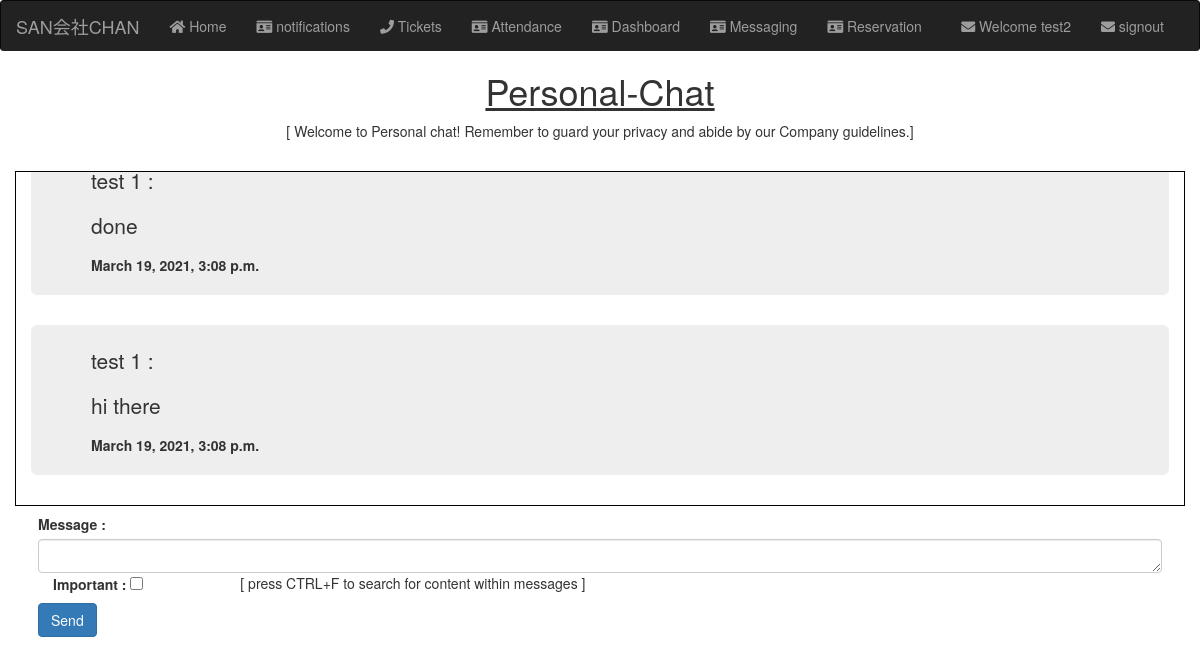
The app's page /message/chat/1 (signed in), older data.
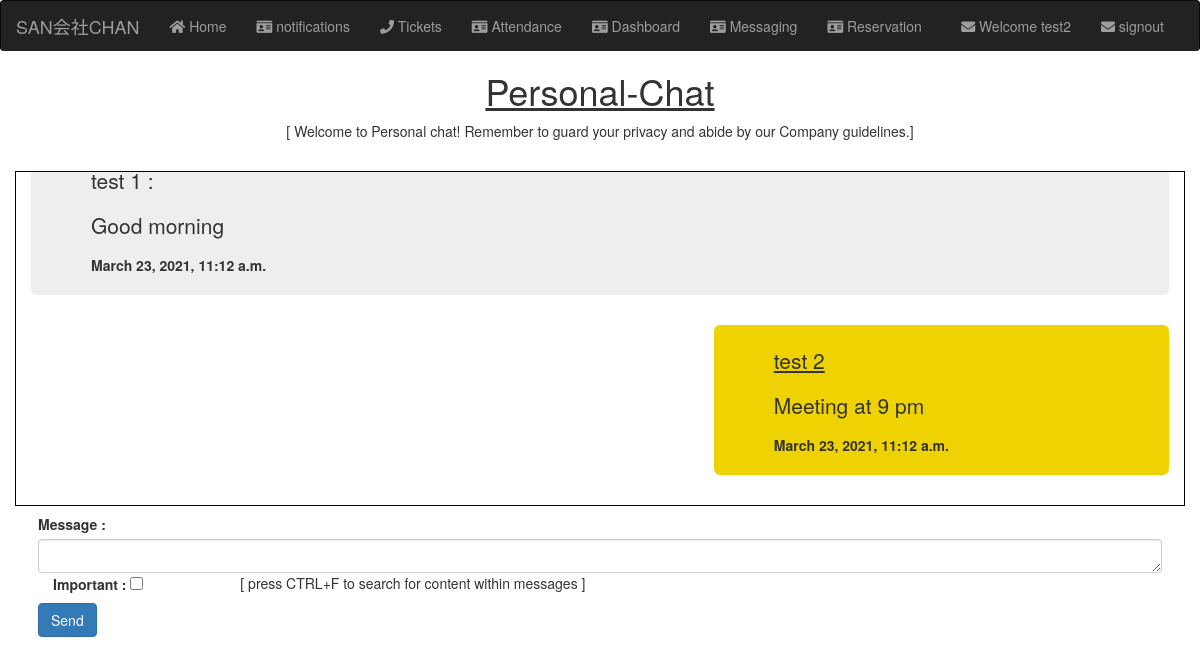
The same page, newer data.
### messaging/models.py (models this page shows)
class Messaging(models.Model):
    user = models.ForeignKey(User, on_delete=models.CASCADE, related_name= "emp_messaging")
    user_profile = models.ForeignKey(user_profile, on_delete=models.CASCADE , related_name= "user_profile_messaging")
    employee = models.ForeignKey(Employee, on_delete=models.CASCADE , related_name= "emp_messaging")
    message = models.TextField(max_length=300)
    sender = models.ForeignKey(Employee, on_delete=models.CASCADE , related_name= "emp_sender_messaging")
    reciever = models.ForeignKey(Employee, on_delete=models.CASCADE , related_name= "emp_reciever_messaging" , blank=True , null=True)
    created_at = models.DateTimeField(auto_now_add=True)
    important = models.BooleanField(blank = True, null=True)
    def __str__(self):
        name = str(self.sender) +' ' +  str(self.message)[0:10]
        return str(name)

### structure/models.py (models this page shows, shortened)
class Employee(models.Model):
    user_profile = models.ForeignKey(user_profile, on_delete=models.CASCADE, null=True, blank=True )
    emp_no = models.IntegerField( primary_key=True)
    birth_date = models.DateField()
    first_name = models.CharField(max_length=14)
    last_name = models.CharField(max_length=16)
    gender = models.CharField(max_length=1)
    hire_date = models.DateField()
    address = models.TextField(max_length=100, blank = True, null=True, default="NAN")
    class Meta:
        verbose_name = ('employee')
        verbose_name_plural = ('employees')
    def __str__(self):
        return "{} {}".format(self.first_name, self.last_name)

### messaging/views.py (the view, shortened to what this page needs)
# urls.py: path('chat/<int:pk>', views.chat , name = "chat"),
def chat(request,pk):
    sender_msg = Messaging.objects.all().filter(reciever__user_profile__user=request.user , sender__emp_no = pk)
    reciever_msg = Messaging.objects.all().filter(sender__user_profile__user=request.user , reciever__emp_no = pk)
    curr_user = request.user
    curr_user_emp = Employee.objects.get(user_profile__email = curr_user.email)
    result_list = sorted(
    chain(sender_msg, reciever_msg),
    key=attrgetter('created_at') , reverse=True)
    print('sender msg ', curr_user)
    print('reciever msg ', curr_user_emp)
    print(result_list)
    context = {
        'curr_user' : curr_user ,
        'curr_user_employee' : curr_user_emp ,
        'msg_list' : result_list ,
    }
    return render(request,'messaging/chat.html' , context)

### templates/messaging/chat.html (shortened to what this page needs)
<!DOCTYPE html>
{% extends "base.html" %}
{% load static %}
{% block body %}
<h1  style="text-align: center; padding:0px ;"> <u> Personal-Chat </u> </h1>
    <p style="text-align: center;  padding:0px ;">[ Welcome to Personal chat! Remember to guard your privacy and abide by our Company guidelines.]</p> <br>
    <div class="container msg-div" style="border: 1px solid black;">
    {% for items in msg_list %}
            {% if items.sender == curr_user_employee %}
                {% if items.important == True %}
                    <div class="jumbotron chat-jumbotron-right" style= "background-color:#eed202;">
                            <p> <u> {{items.sender}}  </u> </p>
                            <p> {{items.message}} </p>
                            <b> {{items.created_at}} </b>
                    </div>
                {% else %}
                    <div class="jumbotron chat-jumbotron-right">
                        <p> <u> {{items.sender}}  </u> </p>
                        <p> {{items.message}} </p>
                        <b> {{items.created_at}} </b>
                    </div>
                {% endif %}
            {% else %}
                {% if items.important == True %}
                    <div class="jumbotron chat-jumbotron-left" style= "background-color:#eed202;" >
                        <p> {{items.sender}} : </p>
                        <p>{{items.message}}</p>
                        <b>{{items.created_at}}</b>
                    </div>
                {% else %}
                    <div class="jumbotron chat-jumbotron-left">
                        <p> {{items.sender}} : </p>
                        <p>{{items.message}}</p>
                        <b>{{items.created_at}}</b>
                    </div>
                {% endif %}
            {% endif %}
    {% endfor %}
</div>
<div class="container message-input-bottom" >
    <form style="padding : 8px" method=POST>
        <div class="form-group">
            <label for="message"> Message : </label>
            <textarea class="form-control" name="message" rows="1"></textarea>
            <div class="col-sm-12">
                <div class="row">
                    <div class="col-sm-2">
                        <label for="important"> Important : </label>
                        <input type="checkbox" name="important">
                    </div>
                    <div class="col-sm-9">
                        <p style="padding-left: 0px;">[ press CTRL+F to search for content within messages ]</p>
                    </div>
                </div>
            </div>
            <input type="submit" class="btn btn-primary" value="Send">
        </div>
    </form>
</div>
{% endblock %}

Row changes from the older to the newer data that the page shows:
no longer on this page (row unchanged): Messaging: sender "test 1", message "hi there", created_at "March 19, 2021, 3:08 p.m."
no longer on this page (row unchanged): Messaging: sender "test 1", message "done", created_at "March 19, 2021, 3:08 p.m."
added Messaging: sender "test 2", message "Meeting at 9 pm", created_at "March 23, 2021, 11:12 a.m."
added Messaging: sender "test 1", message "Good morning", created_at "March 23, 2021, 11:12 a.m."
